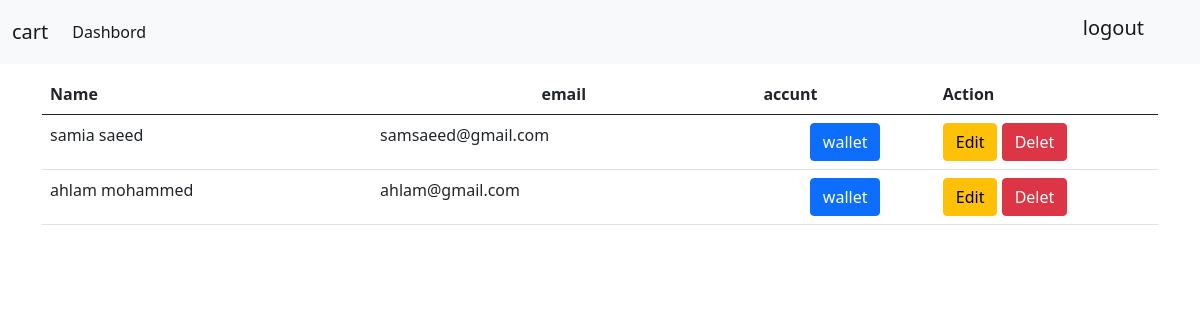
Screenshot of /dashbord.php (signed in) with the database file from the repository.
### tables this page shows
CREATE TABLE `users` (
  `id` int(11) NOT NULL,
  `name` varchar(100) NOT NULL,
  `email` varchar(100) NOT NULL,
  `password` varchar(100) NOT NULL,
  `type` tinyint(1) NOT NULL DEFAULT 0
);

### db/connected.php (called while the page is built, shortened)
<?php
class connectedDb
{
        public $servername='localhost';
        public $username='root';
        public $password='';
        public $dbname='Productdb';
        public static $con;
    public function __construct()
    {
        try{
        self::$con = mysqli_connect($this->servername,$this->username,
        $this->password, $this->dbname);
        }catch(PDOException $e){
            $e->getMessage();
        }
    }
    public function getAll($tablename){
        $sql = "SELECT * FROM $tablename";
        $result = mysqli_query(self::$con, $sql);
        if(mysqli_num_rows($result) > 0){
            return $result;
        }
    }
}

### dashbord.php (the view, shortened to what this page needs)
<?php
require_once './include/Dashboardheader.php';
require_once './db/connected.php';
$db = new connectedDb();
?>
<div class="container bootstrap snippets bootdey">
    <div class="row">
        <div class="col-lg-12">
            <div class="main-box no-header clearfix">
                <div class="main-box-body clearfix">
                    <div class="table-responsive">
                        <table style="margin-top: 10px;" class="table user-list">
                            <thead>
                                <tr>
                                    <th><span>Name</span></th>
                                    <th class="text-center"><span>email</span></th>
                                    <th><span>accunt</span></th>
                                    <th>Action</th>
                                </tr>
                            </thead>
                            <tbody>
                                <?php
$result = $db->getAll("users");
if (isset($result)) {
    while ($row = mysqli_fetch_assoc($result)) {?>
                                        <tr>
                                            <td>
                                                <span class="user-subhead"><?=$row['name']?></span>
                                            </td>
                                            <td><?=$row['email']?></td>
                                            <td class="text-center">
                                                <div class="text-center">
                                                    <form method='get' action="wallet.view.php/?id=<?=$row['id']?>">
                                                        <button type="submit" class="btn btn-primary">wallet</button>
                                                    </form>
                                                </div>
                                            </td>
                                            <td style="width: 20%;">
                                                <a href="edit.php/?id=<?=$row['id']?>" class="btn btn-warning">Edit</a>
                                                <a href="/Product/app/productProcess.php?send=del&id=<?=$row['id']?>" class="btn btn-danger">Delet</a>
                                            </td>
                                        </tr>
                                <?php }
}
?>
                            </tbody>
                        </table>
                    </div>
                </div>
            </div>
        </div>
    </div>
</div>

### include/Dashboardheader.php (style rules this page uses)
body { overflow-x: hidden; }

### rows the page displays
users: name "samia saeed", email "samsaeed@gmail.com"
users: name "ahlam mohammed", email "ahlam@gmail.com"
